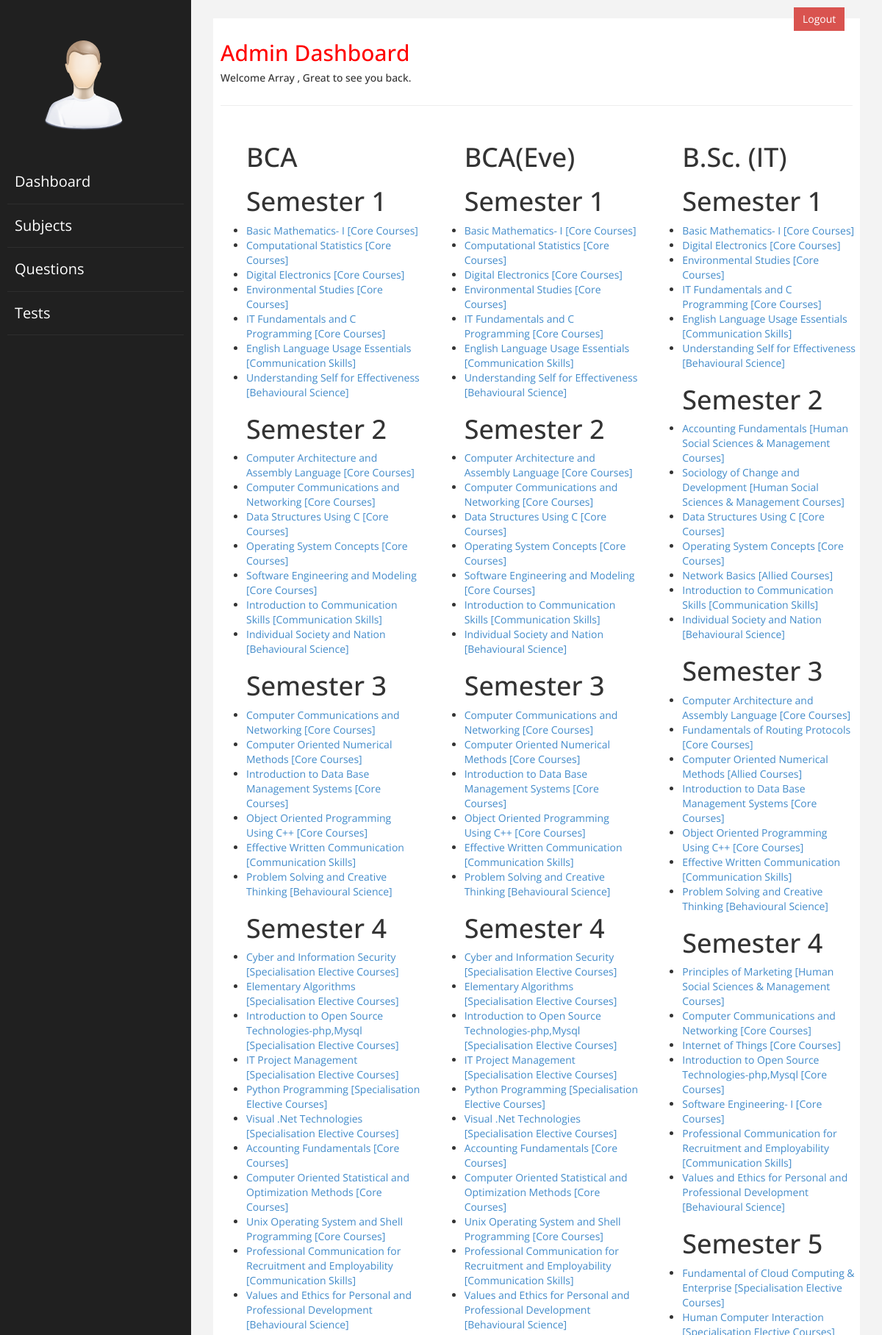
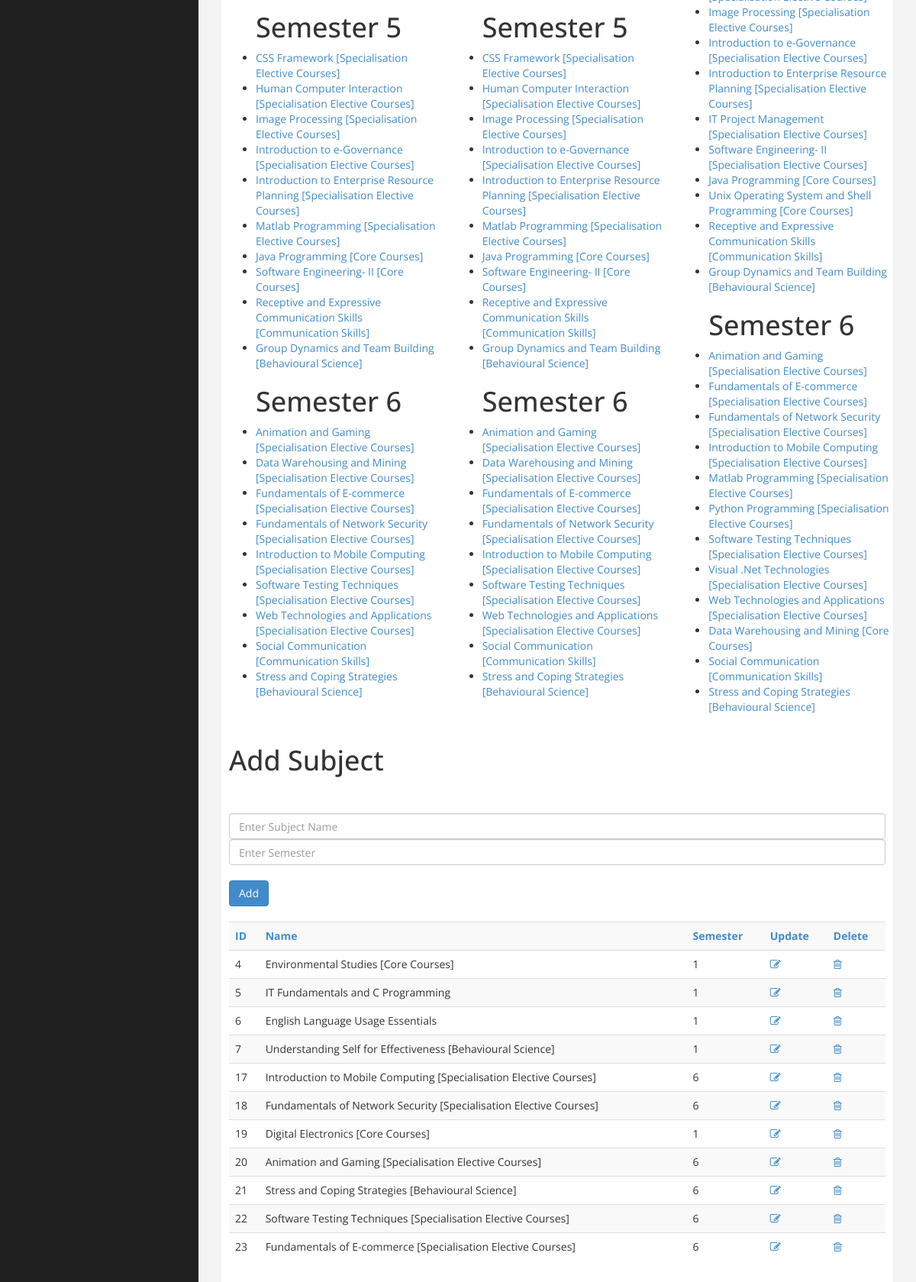
The app's page /admin/subject.php (signed in) with its own data (2 pictures, top to bottom).
### tables this page shows
CREATE TABLE `subjects` (
  `sub_id` int(5) NOT NULL,
  `sub_name` varchar(250) DEFAULT NULL,
  `sem` int(2) NOT NULL
);

### admin/subject.php (the view, shortened to what this page needs)
<?php
include("database.php");
?>
<!DOCTYPE html>
<html>
<head>
    <link href="../assets/css/admin/bootstrap.css" rel="stylesheet" />
    <link href="../assets/css/admin/font-awesome.css" rel="stylesheet" />
    <link href="../assets/css/admin/custom.css" rel="stylesheet" />
      <link rel="stylesheet" href="https://stackpath.bootstrapcdn.com/font-awesome/4.7.0/css/font-awesome.min.css">
</head>
<body>
    <div id="wrapper">
           <a href="adminlogin.php" style="position:absolute;margin-top:10px;left:90%" class="btn btn-danger square-btn-adjust">Logout</a>
                <nav class="navbar-default navbar-side" role="navigation">
            <div class="sidebar-collapse">
                <ul class="nav" id="main-menu" style="font-size: 20px; padding: 10px;">
				<img src="../assets/img/find_user.png" style="padding-left:40px;padding-bottom:40px;padding-top:40px">
                    <li>
                        <a  href="admin.php"> Dashboard</a>
                    </li>
                    <li>
                        <a  href="subject.php">Subjects</a>
                    </li>
                    <li>
                        <a  href="ques.php">Questions</a>
                    </li>
                     <li>
                        <a  href="test.php">Tests</a>
                    </li>
                </ul>
            </div>
        </nav>
        <div id="page-wrapper" >
            <div id="page-inner">
                <div class="row">
                    <div class="col-md-12">
                     <h2>Admin Dashboard</h2>
                        <h5>Welcome <?=$_SESSION['sess_user'];?> , Great to see you back. </h5>
                    </div>
                </div>
                 <hr />
<div class="row">
    <div class="column">
        <ul style="list-style-type: disc;">
        <h1>BCA</h1>
    <h1>Semester 1</h1>
    <li><a href="">Basic Mathematics- I [Core Courses]</a></li>
    <li><a href="">Computational Statistics [Core Courses]</a></li>
    <li><a href="">Digital Electronics [Core Courses]</a></li>
    <li><a href="">Environmental Studies [Core Courses]</a></li>
    <li><a href="">IT Fundamentals and C Programming [Core Courses]</a></li>
    <li><a href="">English Language Usage Essentials [Communication Skills]</a></li>
    <li><a href="">Understanding Self for Effectiveness [Behavioural Science]</a></li>
    <h1>Semester 2</h1>
    <li><a href="">Computer Architecture and Assembly Language [Core Courses]</a></li>
    <li><a href="">Computer Communications and Networking [Core Courses]</a></li>
    <li><a href="">Data Structures Using C [Core Courses]</a></li>
    <li><a href="">Operating System Concepts [Core Courses]</a></li>
    <li><a href="">Software Engineering and Modeling [Core Courses]</a></li>
    <li><a href="">Introduction to Communication Skills [Communication Skills]</a></li>
    <li><a href="">Individual Society and Nation [Behavioural Science]</a></li>
    <h1>Semester 3</h1>
    <li><a href="">Computer Communications and Networking [Core Courses]</a></li>
    <li><a href="">Computer Oriented Numerical Methods [Core Courses]</a></li>
    <li><a href="">Introduction to Data Base Management Systems [Core Courses]</a></li>
    <li><a href="">Object Oriented Programming Using C++ [Core Courses]</a></li>
    <li><a href="">Effective Written Communication [Communication Skills]</a></li>
    <li><a href="">Problem Solving and Creative Thinking [Behavioural Science]</a></li>
    <h1>Semester 4</h1>
    <li><a href="">Cyber and Information Security [Specialisation Elective Courses]</a></li>
    <li><a href="">Elementary Algorithms [Specialisation Elective Courses]</a></li>
    <li><a href="">Introduction to Open Source Technologies-php,Mysql [Specialisation Elective Courses]</a></li>
    <li><a href="">IT Project Management [Specialisation Elective Courses]</a></li>
    <li><a href="">Python Programming [Specialisation Elective Courses]</a></li>
    <li><a href="">Visual .Net Technologies [Specialisation Elective Courses]</a></li>
    <li><a href="">Accounting Fundamentals [Core Courses]</a></li>
    <li><a href="">Computer Oriented Statistical and Optimization Methods [Core Courses]</a></li>
    <li><a href="">Unix Operating System and Shell Programming [Core Courses]</a></li>
    <li><a href="">Professional Communication for Recruitment and Employability [Communication Skills]</a></li>
    <li><a href="">Values and Ethics for Personal and Professional Development [Behavioural Science]</a></li>
    <h1>Semester 5</h1>
    <li><a href="">CSS Framework [Specialisation Elective Courses]</a></li>
    <li><a href="">Human Computer Interaction [Specialisation Elective Courses]</a></li>
    <li><a href="">Image Processing [Specialisation Elective Courses]</a></li>
    <li><a href="">Introduction to e-Governance [Specialisation Elective Courses]</a></li>
    <li><a href="">Introduction to Enterprise Resource Planning [Specialisation Elective Courses]</a></li>
    <li><a href="">Matlab Programming [Specialisation Elective Courses]</a></li>
    <li><a href="">Java Programming [Core Courses]</a></li>
    <li><a href="">Software Engineering- II [Core Courses]</a></li>
    <li><a href="">Receptive and Expressive Communication Skills [Communication Skills]</a></li>
    <li><a href="">Group Dynamics and Team Building [Behavioural Science]</a></li>
    <h1>Semester 6</h1>
    <li><a href="">Animation and Gaming [Specialisation Elective Courses]</a></li>
    <li><a href="">Data Warehousing and Mining [Specialisation Elective Courses]</a></li>
    <li><a href="">Fundamentals of E-commerce [Specialisation Elective Courses]</a></li>
    <li><a href="">Fundamentals of Network Security [Specialisation Elective Courses]</a></li>
    <li><a href="">Introduction to Mobile Computing [Specialisation Elective Courses]</a></li>
    <li><a href="">Software Testing Techniques [Specialisation Elective Courses]</a></li>
    <li><a href="">Web Technologies and Applications [Specialisation Elective Courses]</a></li>
    <li><a href="">Social Communication [Communication Skills]</a></li>
    <li><a href="">Stress and Coping Strategies [Behavioural Science]</a></li>
</ul>
</div>
<div class="column">
    <ul style="list-style-type: disc;">
    <h1>BCA(Eve)</h1>
<h1>Semester 1</h1>
<li><a href="">Basic Mathematics- I [Core Courses]</a></li>
<li><a href="">Computational Statistics [Core Courses]</a></li>
<li><a href="">Digital Electronics [Core Courses]</a></li>
<li><a href="">Environmental Studies [Core Courses]</a></li>
<li><a href="">IT Fundamentals and C Programming [Core Courses]</a></li>
<li><a href="">English Language Usage Essentials [Communication Skills]</a></li>
<li><a href="">Understanding Self for Effectiveness [Behavioural Science]</a></li>
<h1>Semester 2</h1>
<li><a href="">Computer Architecture and Assembly Language [Core Courses]</a></li>
<li><a href="">Computer Communications and Networking [Core Courses]</a></li>
<li><a href="">Data Structures Using C [Core Courses]</a></li>
<li><a href="">Operating System Concepts [Core Courses]</a></li>
<li><a href="">Software Engineering and Modeling [Core Courses]</a></li>
<li><a href="">Introduction to Communication Skills [Communication Skills]</a></li>
<li><a href="">Individual Society and Nation [Behavioural Science]</a></li>
<h1>Semester 3</h1>
<li><a href="">Computer Communications and Networking [Core Courses]</a></li>
<li><a href="">Computer Oriented Numerical Methods [Core Courses]</a></li>
<li><a href="">Introduction to Data Base Management Systems [Core Courses]</a></li>
<li><a href="">Object Oriented Programming Using C++ [Core Courses]</a></li>
<li><a href="">Effective Written Communication [Communication Skills]</a></li>
<li><a href="">Problem Solving and Creative Thinking [Behavioural Science]</a></li>
<h1>Semester 4</h1>
<li><a href="">Cyber and Information Security [Specialisation Elective Courses]</a></li>
<li><a href="">Elementary Algorithms [Specialisation Elective Courses]</a></li>
<li><a href="">Introduction to Open Source Technologies-php,Mysql [Specialisation Elective Courses]</a></li>
<li><a href="">IT Project Management [Specialisation Elective Courses]</a></li>
<li><a href="">Python Programming [Specialisation Elective Courses]</a></li>
<li><a href="">Visual .Net Technologies [Specialisation Elective Courses]</a></li>
<li><a href="">Accounting Fundamentals [Core Courses]</a></li>
<li><a href="">Computer Oriented Statistical and Optimization Methods [Core Courses]</a></li>
<li><a href="">Unix Operating System and Shell Programming [Core Courses]</a></li>
<li><a href="">Professional Communication for Recruitment and Employability [Communication Skills]</a></li>
<li><a href="">Values and Ethics for Personal and Professional Development [Behavioural Science]</a></li>
<h1>Semester 5</h1>
<li><a href="">CSS Framework [Specialisation Elective Courses]</a></li>
<li><a href="">Human Computer Interaction [Specialisation Elective Courses]</a></li>
<li><a href="">Image Processing [Specialisation Elective Courses]</a></li>
<li><a href="">Introduction to e-Governance [Specialisation Elective Courses]</a></li>
<li><a href="">Introduction to Enterprise Resource Planning [Specialisation Elective Courses]</a></li>
<li><a href="">Matlab Programming [Specialisation Elective Courses]</a></li>
<li><a href="">Java Programming [Core Courses]</a></li>
<li><a href="">Software Engineering- II [Core Courses]</a></li>
<li><a href="">Receptive and Expressive Communication Skills [Communication Skills]</a></li>
<li><a href="">Group Dynamics and Team Building [Behavioural Science]</a></li>
<h1>Semester 6</h1>
<li><a href="">Animation and Gaming [Specialisation Elective Courses]</a></li>
<li><a href="">Data Warehousing and Mining [Specialisation Elective Courses]</a></li>
<li><a href="">Fundamentals of E-commerce [Specialisation Elective Courses]</a></li>
<li><a href="">Fundamentals of Network Security [Specialisation Elective Courses]</a></li>
<li><a href="">Introduction to Mobile Computing [Specialisation Elective Courses]</a></li>
<li><a href="">Software Testing Techniques [Specialisation Elective Courses]</a></li>
<li><a href="">Web Technologies and Applications [Specialisation Elective Courses]</a></li>
<li><a href="">Social Communication [Communication Skills]</a></li>
<li><a href="">Stress and Coping Strategies [Behavioural Science]</a></li>
</ul>
</div>
<div class="column">
    <ul style="list-style-type: disc;">
    <h1>B.Sc. (IT)</h1>
<h1>Semester 1</h1>
<li><a href="">Basic Mathematics- I [Core Courses]</a></li>
<li><a href="">Digital Electronics [Core Courses]</a></li>
<li><a href="">Environmental Studies [Core Courses]</a></li>
<li><a href="">IT Fundamentals and C Programming [Core Courses]</a></li>
<li><a href="">English Language Usage Essentials [Communication Skills]</a></li>
<li><a href="">Understanding Self for Effectiveness [Behavioural Science]</a></li>
<h1>Semester 2</h1>
<li><a href="">Accounting Fundamentals [Human Social Sciences & Management Courses]</a></li>
<li><a href="">Sociology of Change and Development [Human Social Sciences & Management Courses]</a></li>
<li><a href="">Data Structures Using C [Core Courses]</a></li>
<li><a href="">Operating System Concepts [Core Courses]</a></li>
<li><a href="">Network Basics [Allied Courses]</a></li>
<li><a href="">Introduction to Communication Skills [Communication Skills]</a></li>
<li><a href="">Individual Society and Nation [Behavioural Science]</a></li>
<h1>Semester 3</h1>
<li><a href="">Computer Architecture and Assembly Language [Core Courses]</a></li>
<li><a href="">Fundamentals of Routing Protocols [Core Courses]</a></li>
<li><a href="">Computer Oriented Numerical Methods [Allied Courses]</a></li>
<li><a href="">Introduction to Data Base Management Systems [Core Courses]</a></li>
<li><a href="">Object Oriented Programming Using C++ [Core Courses]</a></li>
<li><a href="">Effective Written Communication [Communication Skills]</a></li>
<li><a href="">Problem Solving and Creative Thinking [Behavioural Science]</a></li>
<h1>Semester 4</h1>
<li><a href="">Principles of Marketing [Human Social Sciences & Management Courses]</a></li>
<li><a href="">Computer Communications and Networking [Core Courses]</a></li>
<li><a href="">Internet of Things [Core Courses]</a></li>
<li><a href="">Introduction to Open Source Technologies-php,Mysql [Core Courses]</a></li>
<li><a href="">Software Engineering- I [Core Courses]</a></li>
<li><a href="">Professional Communication for Recruitment and Employability [Communication Skills]</a></li>
<li><a href="">Values and Ethics for Personal and Professional Development [Behavioural Science]</a></li>
<h1>Semester 5</h1>
<li><a href="">Fundamental of Cloud Computing & Enterprise [Specialisation Elective Courses]</a></li>
<li><a href="">Human Computer Interaction [Specialisation Elective Courses]</a></li>
<li><a href="">Image Processing [Specialisation Elective Courses]</a></li>
<li><a href="">Introduction to e-Governance [Specialisation Elective Courses]</a></li>
<li><a href="">Introduction to Enterprise Resource Planning [Specialisation Elective Courses]</a></li>
<li><a href="">IT Project Management [Specialisation Elective Courses]</a></li>
<li><a href="">Software Engineering- II [Specialisation Elective Courses]</a></li>
<li><a href="">Java Programming [Core Courses]</a></li>
<li><a href="">Unix Operating System and Shell Programming [Core Courses]</a></li>
<li><a href="">Receptive and Expressive Communication Skills [Communication Skills]</a></li>
<li><a href="">Group Dynamics and Team Building [Behavioural Science]</a></li>
<h1>Semester 6</h1>
<li><a href="">Animation and Gaming [Specialisation Elective Courses]</a></li>
<li><a href="">Fundamentals of E-commerce [Specialisation Elective Courses]</a></li>
<li><a href="">Fundamentals of Network Security [Specialisation Elective Courses]</a></li>
<li><a href="">Introduction to Mobile Computing [Specialisation Elective Courses]</a></li>
<li><a href="">Matlab Programming [Specialisation Elective Courses]</a></li>
<li><a href="">Python Programming [Specialisation Elective Courses]</a></li>
<li><a href="">Software Testing Techniques [Specialisation Elective Courses]</a></li>
<li><a href="">Visual .Net Technologies [Specialisation Elective Courses]</a></li>
<li><a href="">Web Technologies and Applications [Specialisation Elective Courses]</a></li>
<li><a href="">Data Warehousing and Mining [Core Courses]</a></li>
<li><a href="">Social Communication [Communication Skills]</a></li>
<li><a href="">Stress and Coping Strategies [Behavioural Science]</a></li>
</ul>
</div>
</div>
<div class="maincontent">
    <h1>Add Subject</h1>
    <br><br>
    <form name="form1" method="post" onSubmit="return check();">
        <input class="form-control" name="subname" placeholder="Enter Subject Name" type="text" id="subname">
        <input class="form-control" name="sem" placeholder="Enter Semester" type="text" id="sem">
    <br>
  <input class="btn btn-primary" type="submit" name="submit" value="Add" ><br><br>
</form></div><?php
$sql=mysqli_query($con,"select * from subjects");
	echo "<table class='table table-striped'>";
	echo "<tr><th class='text-primary'>ID</th><th class='text-primary'>Name</th>
    <th class='text-primary'>Semester</th>
	<th class='text-primary'>Update</th>
	<th class='text-primary'>Delete</th></tR>";
	while($result=mysqli_fetch_assoc($sql))
	{
$id=$result['sub_id'];
	echo "<tr>";
	echo "<td>".$result['sub_id']. "</td>";
	echo "<td>".$result['sub_name']."</td>";
        echo "<td>".$result['sem']."</td>";
	echo "<td><a href='subupdate.php?sub_id=$id'><span class='fa fa-pencil-square-o'></span></a></td>";
	echo "<td><a href='subdelete.php?sub_id=$id'><span class='fa fa-trash-o'></span></a></td>";
	echo "</tr>";
	}
	echo "</table>";
?>
</div>
            </div>
        </div>
</body>
</html>

### records on screen
subjects: sub_id "4", sub_name "Environmental Studies [Core Courses]", sem "1"
subjects: sub_id "5", sub_name "IT Fundamentals and C Programming", sem "1"
subjects: sub_id "6", sub_name "English Language Usage Essentials", sem "1"
subjects: sub_id "7", sub_name "Understanding Self for Effectiveness [Behavioural Science]", sem "1"
subjects: sub_id "17", sub_name "Introduction to Mobile Computing [Specialisation Elective Courses]", sem "6"
subjects: sub_id "18", sub_name "Fundamentals of Network Security [Specialisation Elective Courses]", sem "6"
subjects: sub_id "19", sub_name "Digital Electronics [Core Courses]", sem "1"
subjects: sub_id "20", sub_name "Animation and Gaming [Specialisation Elective Courses]", sem "6"
subjects: sub_id "21", sub_name "Stress and Coping Strategies [Behavioural Science]", sem "6"
subjects: sub_id "22", sub_name "Software Testing Techniques [Specialisation Elective Courses]", sem "6"
subjects: sub_id "23", sub_name "Fundamentals of E-commerce [Specialisation Elective Courses]", sem "6"

### other values on screen
$_SESSION['sess_user'] "Array"
